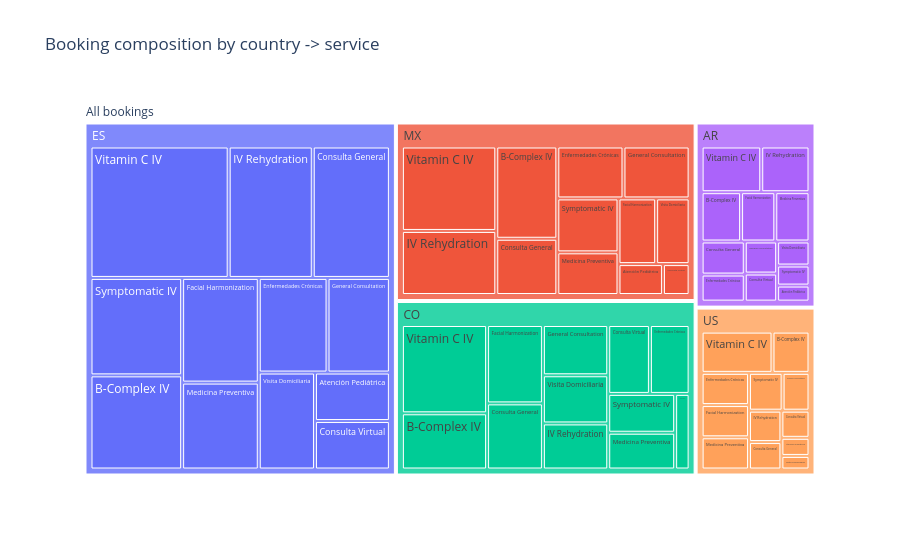

Notebook code for this chart:
### Markdown cell above
## 8. Treemap — composition at a glance

Treemaps show **part-to-whole** relationships with area. Great for
"what makes up our bookings" questions.

### Code cell
tm = df.groupby(["ip_country", "service"]).size().reset_index(name="bookings")
fig = px.treemap(
    tm, path=[px.Constant("All bookings"), "ip_country", "service"],
    values="bookings", title="Booking composition by country -> service",
)
fig.show()

### Figure 1 — Plotly figure (JSON) as saved in the notebook; plotly's stock layout.template omitted (floating-point values rounded to 4 significant figures)
{"data": [{"branchvalues": "total", "domain": {"x": [0.0, 1.0], "y": [0.0, 1.0]}, "hovertemplate": "labels=%{label}<br>bookings=%{value}<br>parent=%{parent}<br>id=%{id}<extra></extra>", "ids": ["All bookings/AR/Atención Pediátrica", "All bookings/AR/B-Complex IV", "All bookings/AR/Consulta General", "All bookings/AR/Consulta Virtual", "All bookings/AR/Enfermedades Crónicas", "All bookings/AR/Facial Harmonization", "All bookings/AR/General Consultation", "All bookings/AR/IV Rehydration", "All bookings/AR/Medicina Preventiva", "All bookings/AR/Symptomatic IV", "All bookings/AR/Visita Domiciliaria", "All bookings/AR/Vitamin C IV", "All bookings/CO/Atención Pediátrica", "All bookings/CO/B-Complex IV", "All bookings/CO/Consulta General", "All bookings/CO/Consulta Virtual", "All bookings/CO/Enfermedades Crónicas", "All bookings/CO/Facial Harmonization", "All bookings/CO/General Consultation", "All bookings/CO/IV Rehydration", "All bookings/CO/Medicina Preventiva", "All bookings/CO/Symptomatic IV", "All bookings/CO/Visita Domiciliaria", "All bookings/CO/Vitamin C IV", "All bookings/ES/Atención Pediátrica", "All bookings/ES/B-Complex IV", "All bookings/ES/Consulta General", "All bookings/ES/Consulta Virtual", "All bookings/ES/Enfermedades Crónicas", "All bookings/ES/Facial Harmonization", "All bookings/ES/General Consultation", "All bookings/ES/IV Rehydration", "All bookings/ES/Medicina Preventiva", "All bookings/ES/Symptomatic IV", "All bookings/ES/Visita Domiciliaria", "All bookings/ES/Vitamin C IV", "All bookings/MX/Atención Pediátrica", "All bookings/MX/B-Complex IV", "All bookings/MX/Consulta General", "All bookings/MX/Consulta Virtual", "All bookings/MX/Enfermedades Crónicas", "All bookings/MX/Facial Harmonization", "All bookings/MX/General Consultation", "All bookings/MX/IV Rehydration", "All bookings/MX/Medicina Preventiva", "All bookings/MX/Symptomatic IV", "All bookings/MX/Visita Domiciliaria", "All bookings/MX/Vitamin C IV", "All bookings/US/Atención Pediátrica", "All bookings/US/B-Complex IV", "All bookings/US/Consulta General", "All bookings/US/Consulta Virtual", "All bookings/US/Enfermedades Crónicas", "All bookings/US/Facial Harmonization", "All bookings/US/General Consultation", "All bookings/US/IV Rehydration", "All bookings/US/Medicina Preventiva", "All bookings/US/Symptomatic IV", "All bookings/US/Visita Domiciliaria", "All bookings/US/Vitamin C IV", "All bookings/AR", "All bookings/CO", "All bookings/ES", "All bookings/MX", "All bookings/US", "All bookings"], "labels": ["Atención Pediátrica", "B-Complex IV", "Consulta General", "Consulta Virtual", "Enfermedades Crónicas", "Facial Harmonization", "General Consultation", "IV Rehydration", "Medicina Preventiva", "Symptomatic IV", "Visita Domiciliaria", "Vitamin C IV", "Atención Pediátrica", "B-Complex IV", "Consulta General", "Consulta Virtual", "Enfermedades Crónicas", "Facial Harmonization", "General Consultation", "IV Rehydration", "Medicina Preventiva", "Symptomatic IV", "Visita Domiciliaria", "Vitamin C IV", "Atención Pediátrica", "B-Complex IV", "Consulta General", "Consulta Virtual", "Enfermedades Crónicas", "Facial Harmonization", "General Consultation", "IV Rehydration", "Medicina Preventiva", "Symptomatic IV", "Visita Domiciliaria", "Vitamin C IV", "Atención Pediátrica", "B-Complex IV", "Consulta General", "Consulta Virtual", "Enfermedades Crónicas", "Facial Harmonization", "General Consultation", "IV Rehydration", "Medicina Preventiva", "Symptomatic IV", "Visita Domiciliaria", "Vitamin C IV", "Atención Pediátrica", "B-Complex IV", "Consulta General", "Consulta Virtual", "Enfermedades Crónicas", "Facial Harmonization", "General Consultation", "IV Rehydration", "Medicina Preventiva", "Symptomatic IV", "Visita Domiciliaria", "Vitamin C IV", "AR", "CO", "ES", "MX", "US", "All bookings"], "name": "", "parents": ["All bookings/AR", "All bookings/AR", "All bookings/AR", "All bookings/AR", "All bookings/AR", "All bookings/AR", "All bookings/AR", "All bookings/AR", "All bookings/AR", "All bookings/AR", "All bookings/AR", "All bookings/AR", "All bookings/CO", "All bookings/CO", "All bookings/CO", "All bookings/CO", "All bookings/CO", "All bookings/CO", "All bookings/CO", "All bookings/CO", "All bookings/CO", "All bookings/CO", "All bookings/CO", "All bookings/CO", "All bookings/ES", "All bookings/ES", "All bookings/ES", "All bookings/ES", "All bookings/ES", "All bookings/ES", "All bookings/ES", "All bookings/ES", "All bookings/ES", "All bookings/ES", "All bookings/ES", "All bookings/ES", "All bookings/MX", "All bookings/MX", "All bookings/MX", "All bookings/MX", "All bookings/MX", "All bookings/MX", "All bookings/MX", "All bookings/MX", "All bookings/MX", "All bookings/MX", "All bookings/MX", "All bookings/MX", "All bookings/US", "All bookings/US", "All bookings/US", "All bookings/US", "All bookings/US", "All bookings/US", "All bookings/US", "All bookings/US", "All bookings/US", "All bookings/US", "All bookings/US", "All bookings/US", "All bookings", "All bookings", "All bookings", "All bookings", "All bookings", ""], "type": "treemap", "values": [4.0, 15.0, 11.0, 7.0, 9.0, 13.0, 8.0, 17.0, 13.0, 5.0, 6.0, 21.0, 8.0, 35.0, 27.0, 21.0, 20.0, 32.0, 24.0, 22.0, 18.0, 19.0, 23.0, 55.0, 24.0, 57.0, 67.0, 24.0, 43.0, 53.0, 39.0, 73.0, 44.0, 59.0, 36.0, 120.0, 10.0, 41.0, 25.0, 6.0, 25.0, 18.0, 25.0, 44.0, 19.0, 24.0, 16.0, 58.0, 4.0, 12.0, 7.0, 6.0, 12.0, 12.0, 8.0, 8.0, 12.0, 10.0, 3.0, 23.0, 129.0, 304.0, 639.0, 311.0, 117.0, 1500.0]}], "layout": {"legend": {"tracegroupgap": 0}, "title": {"text": "Booking composition by country -> service"}}}
